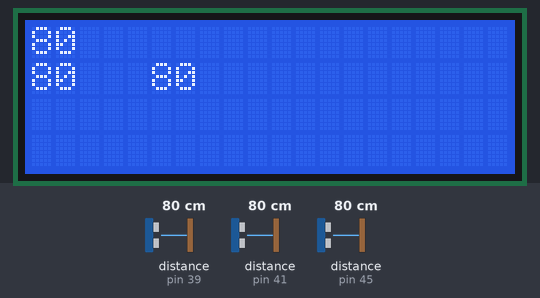
The sketch below on a simulated Arduino Mega 2560, built with avr-gcc and run on an emulated ATmega2560. Parts: 20×4 character LCD. The inputs (shaded band) are chosen by the test bench; at power-on: distance to the obstacle (sensors on pin 41, pin 39, pin 45) 80 cm. What the sketch prints to the serial monitor is not drawn.

Above: at 1.2 s.
1.3 s: distance to the obstacle (sensor on pin 41) set to 250 cm
At 1.64 s:
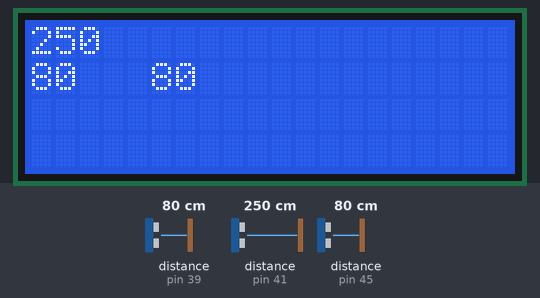
3.0 s: distance to the obstacle (sensor on pin 39) set to 299 cm
At 3.25 s:
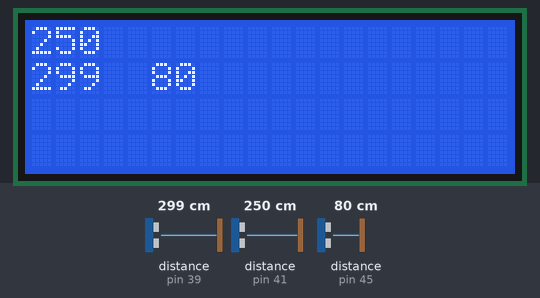
4.6 s: distance to the obstacle (sensor on pin 45) set to 2 cm
At 4.99 s:
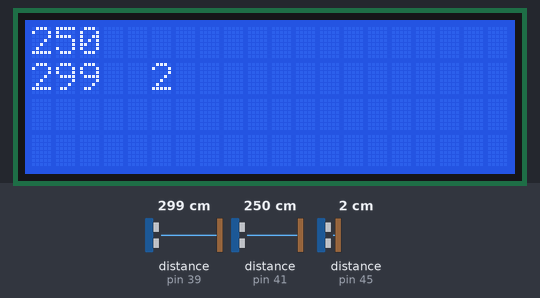
6.3 s: distance to the obstacle (sensor on pin 41) set to 18 cm
At 7.0 s:
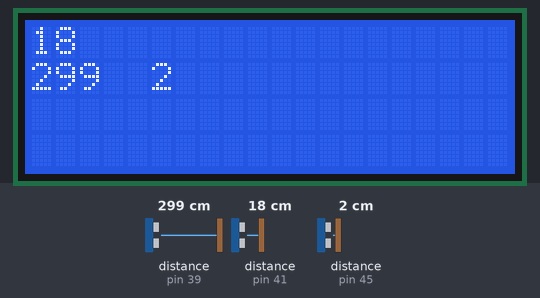
9.3 s: distance to the obstacle (sensor on pin 39) set to 2 cm
At 10.1 s:
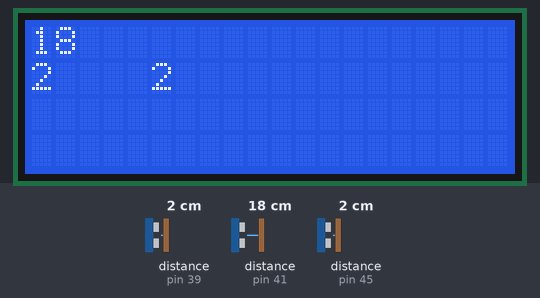
10.8 s: distance to the obstacle (sensor on pin 41) set to 299 cm
At 10.95 s:
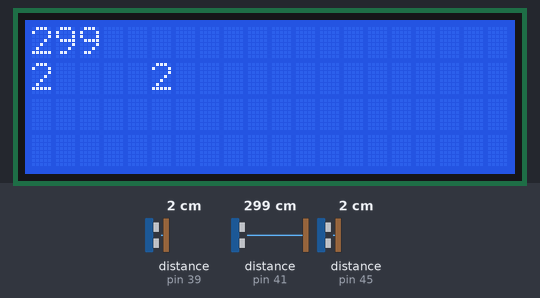
Timing chart, 0 to 13.3 s (numbered marks = the images above; inputs shaded):
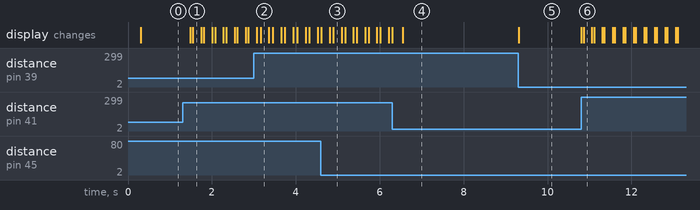

Measured:
- after the input at 1.3 s, the display: first changes after 0.18 s (image 1 shows a later state)
- after the input at 3.0 s, the display: first differs from a run without the input after 0.16 s (image 2)
- after the input at 4.6 s, the display: first differs from a run without the input after 0.29 s (image 3)
- after the input at 6.3 s, the display: changes after 0.25 s (image 4)
- after the input at 9.3 s, the display: changes at once (image 5)
- after the input at 10.8 s, the display: first changes at once (image 6 shows a later state)

The sketch:

test.ino
```cpp
#include <Ultrasonic.h>
#include <LiquidCrystal_I2C.h>


Ultrasonic sonar_front(40, 41);
Ultrasonic sonar_right(44, 45);
Ultrasonic sonar_left(38, 39);

LiquidCrystal_I2C lcd(0x27,20,4);


void setup() {
  // put your setup code here, to run once:
  lcd.init();
  lcd.backlight();

//  pinMode(LED_BUILTIN, OUTPUT);
  Serial.begin(9600);
}

void loop() {
  // put your main code here, to run repeatedly:
//  digitalWrite(2, HIGH);


  delay(200);
lcd.clear();
  Serial.print("  L: ");
  Serial.print( sonar_left.read() );
  Serial.print("  R: ");
  Serial.print( sonar_right.read() );
  Serial.print("  F: ");
  Serial.println( sonar_front.read() );

  lcd.setCursor(0,0);
  lcd.print(sonar_front.read());

  lcd.setCursor(5,1);
  lcd.print(sonar_right.read());

  lcd.setCursor(0,1);
  lcd.print(sonar_left.read());
}
```
